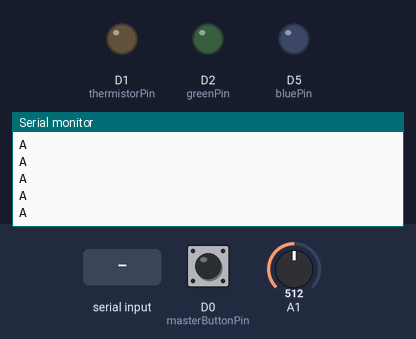
Simulated run of this sketch. Board: Arduino Zero (SAMD21). On the bench: output pins drawn as LEDs (lit = HIGH), the last lines printed to the serial monitor. The inputs (shaded band) are chosen by the test bench; at power-on: D0 (masterButtonPin) LOW, A1 = 512 (analog values on the 0–1023 scale).

Above: at 1.4 s.
1.5 s: "90:45:200\n" received over Serial
At 2.5 s:
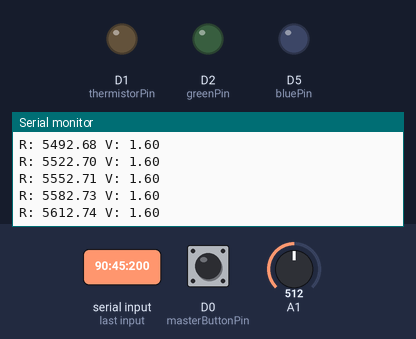
3.0 s: D0 (masterButtonPin) pulled HIGH for 0.35 s
At 3.8 s:
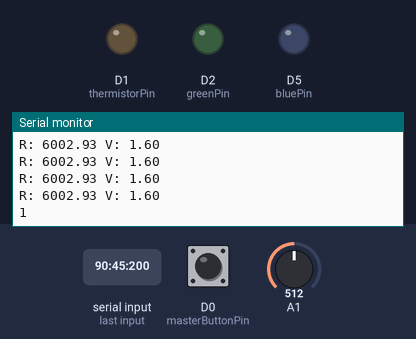
Timing chart, 0 to 6.0 s (numbered marks = the images above; inputs shaded):
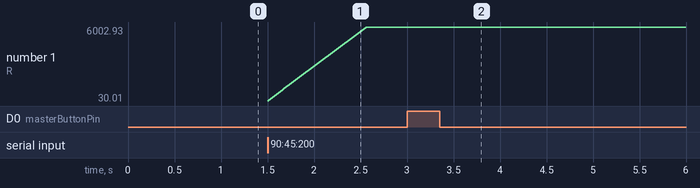

Measured:
- after the input at 1.5 s, the serial monitor: prints a new line at once (image 1)

The sketch:

brent3.ino
```cpp
const int thermistorPin = 1;
const int masterButtonPin = 0;
const int redPin = 1;
const int bluePin = 5;
const int greenPin = 2;
int buttonState = 0;

int Vo;
double Vdisplay;
float R1 = 6000;
float logR2, R2, R2o, T, TC, Tf;
float Rt1, Rt2, Rt3;
float Tt1, Tt2, Tt3;

const int numReadings = 200;
float R2values[numReadings];

double c1 = 1.0278921e-03, c2 = 2.511441e-04, c3 = 1.864351e-08; // orange thermometer whatever
//double c1 = 1.1414068e-03, c2 = 2.30478e-04, c3 = 1.134361e-07; // black thermometer but better I think
//double c1 = 1.1513038e-03, c2 = 2.2859467e-04, c3 = 1.2726896e-07; // black thermometer 1
//double c1 = 1.153964700e-03, c2 = 2.305628069e-04, c3 = 1.130219976e-07; //ametherm ACC-004
//double c1 = 1.153964700e-03, c2 = 2.355628069e-04, c3 = 1.130219976e-07; //bullshit
//double c1 = 1.058143844e-03, c2 = 2.346176620e-04, c3 = 2.001218834e-07; //omega 44031z

double polyCoefficients[5];

boolean testMode;
boolean steinhart;
boolean redOn, greenOn, blueOn;
boolean redHolder, greenHolder, blueHolder;

const int zoneCount = 5;
double redZone[zoneCount][2];
double greenZone[zoneCount][2];
double blueZone[zoneCount][2];

String serialIn;

int loopDelayCount;

void setup() {
  Serial.begin(9600);

  pinMode(masterButtonPin, INPUT);
  pinMode(redPin, OUTPUT);
  pinMode(greenPin, OUTPUT);
  pinMode(bluePin, OUTPUT);

  digitalWrite(redPin, LOW);
  digitalWrite(greenPin, LOW);
  digitalWrite(bluePin, LOW);

  analogReference(AR_EXTERNAL);
  analogReadResolution(12);

  testMode = false;
  steinhart = true;

  for(int i = 0; i < numReadings; i++){
    R2values[i] = 0;
  }

  for(int i = 0; i < zoneCount; i++){
    redZone[i][0] = -5;
    redZone[i][1] = -5;

    greenZone[i][0] = -5;
    greenZone[i][1] = -5;

    blueZone[i][0] = -5;
    blueZone[i][1] = -5;
  }

  loopDelayCount = 0;

  establishContact();
}

void loop() {
  Vo = analogRead(thermistorPin);
  Vdisplay = ((int)((Vo * (3.3/4095)) * 10) / 10.0);
  R2o = R1 * ((-1 * Vo) / ((float)Vo - 4095.0));

  for(int i = 0; i < numReadings - 1; i++){
    R2values[i] = R2values[i+1];
  }
  R2values[numReadings - 1] = R2o;

  float sum = 0;
  for(int i = 0; i < numReadings; i++){
    sum += R2values[i];
  }
  R2 = sum/((float)numReadings);

  if (testMode && loopDelayCount == 0) {
    testTemperature();
  } else {
    calibration();
  }
  modeSwitch();

  loopDelayCount++;
  loopDelayCount = loopDelayCount % 100;
  delay(5);
}


void calibration(){

  Serial.print("R: ");
  Serial.print(R2);
  Serial.print(" V: ");
  Serial.println(Vdisplay);

  if(Serial.available() > 0){
    serialIn = Serial.read();
    if(serialIn.charAt(0) == 'c'){
      int firstIndex = 1;
      int secondIndex;
      for(int i = 0; i < 5; i++){
        secondIndex = serialIn.indexOf('-', firstIndex + 1);
        polyCoefficients[i] = serialIn.substring(firstIndex + 1, secondIndex).toDouble();
        firstIndex = secondIndex;
      }
      steinhart = false;
    }
    if(serialIn.charAt(0) == 'R'){
      int number = serialIn.substring(2,3).toInt();
      int lastIndex = serialIn.indexOf(':', 2);
      for(int i = 0; i < number; i++){
        int nextIndex;
        String rangeString;
        if(i < number - 1){
          nextIndex = serialIn.indexOf(',', lastIndex);
          rangeString = serialIn.substring(lastIndex+1, nextIndex);
          lastIndex = nextIndex;
        } else {
          rangeString = serialIn.substring(lastIndex + 1);
        }
        int breakIndex = rangeString.indexOf('-');
        redZone[i][0] = rangeString.substring(0, breakIndex).toDouble();
        redZone[i][1] = rangeString.substring(breakIndex + 1).toDouble();
      }
    }
    if(serialIn.charAt(0) == 'G'){
      int number = serialIn.substring(2,3).toInt();
      int lastIndex = serialIn.indexOf(':', 2);
      for(int i = 0; i < number; i++){
        int nextIndex;
        String rangeString;
        if(i < number - 1){
          nextIndex = serialIn.indexOf(',', lastIndex);
          rangeString = serialIn.substring(lastIndex+1, nextIndex);
          lastIndex = nextIndex;
        } else {
          rangeString = serialIn.substring(lastIndex + 1);
        }
        int breakIndex = rangeString.indexOf('-');
        greenZone[i][0] = rangeString.substring(0, breakIndex).toDouble();
        greenZone[i][1] = rangeString.substring(breakIndex + 1).toDouble();
      }
    }
    if(serialIn.charAt(0) == 'B'){
      int number = serialIn.substring(2,3).toInt();
      int lastIndex = serialIn.indexOf(':', 2);
      for(int i = 0; i < number; i++){
        int nextIndex;
        String rangeString;
        if(i < number - 1){
          nextIndex = serialIn.indexOf(',', lastIndex);
          rangeString = serialIn.substring(lastIndex+1, nextIndex);
          lastIndex = nextIndex;
        } else {
          rangeString = serialIn.substring(lastIndex + 1);
        }
        int breakIndex = rangeString.indexOf('-');
        blueZone[i][0] = rangeString.substring(0, breakIndex).toDouble();
        blueZone[i][1] = rangeString.substring(breakIndex + 1).toDouble();
      }
    }
    //if this shit doesn't work ima eat the detector
  }
}

void testTemperature(){
  logR2 = log(R2);

  if (steinhart){
    T = (1.0 / (c1 + c2*logR2 + c3*pow(logR2,3.0)));
  } else {
    double polySum = 0;
    for(int i = 0; i < 5; i++){
      polySum += (polyCoefficients[i]*pow(logR2, i));
    }
    T = (1.0 / polySum);
  }
  TC = (T - 273.15);
  Tf = (TC* 9.0)/ 5.0 + 32.0;

  Serial.print("T: ");
  Serial.print(TC);
  Serial.print(" V: ");
  Serial.println(Vdisplay);

  if(redOn){
    digitalWrite(redPin, HIGH);
  } else {
    digitalWrite(redPin, LOW);
  }

  if(greenOn){
    digitalWrite(greenPin, HIGH);
  } else {
    digitalWrite(greenPin, LOW);
  }

  if(blueOn){
    digitalWrite(bluePin, HIGH);
  } else {
    digitalWrite(bluePin, LOW);
  }

  redHolder = false;
  greenHolder = false;
  blueHolder = false;
  for(int i = 0; i < zoneCount; i++){
    if(TC >= redZone[zoneCount][0] && TC <= redZone[zoneCount][1]){
      redHolder = true;
    }
    if(TC >= greenZone[zoneCount][0] && TC <= greenZone[zoneCount][1]){
      greenHolder = true;
    }
    if(TC >= blueZone[zoneCount][0] && TC <= blueZone[zoneCount][1]){
      blueHolder = true;
    }
  }
  redOn = redHolder;
  greenOn = greenHolder;
  blueOn = blueHolder;
}


void modeSwitch(){
  buttonState = digitalRead(masterButtonPin);
  if (buttonState == HIGH) {
    testMode = !testMode;

    digitalWrite(redPin, LOW);
    digitalWrite(greenPin, LOW);
    digitalWrite(bluePin, LOW);
    Serial.println(testMode);
    delay(1000);

  }
}

void establishContact() {
  while (Serial.available() <= 0) {
  Serial.println("A");
  delay(300);
  }
}
```
